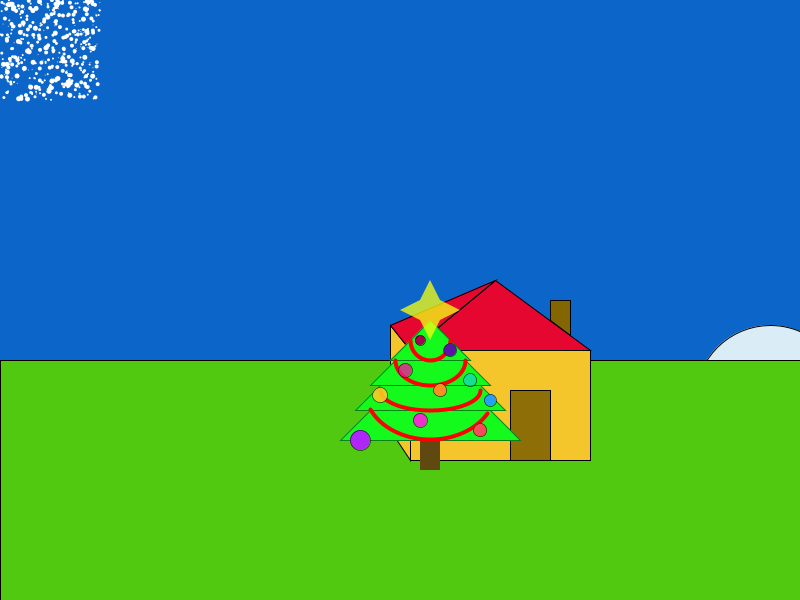
Frame 1 (no input)
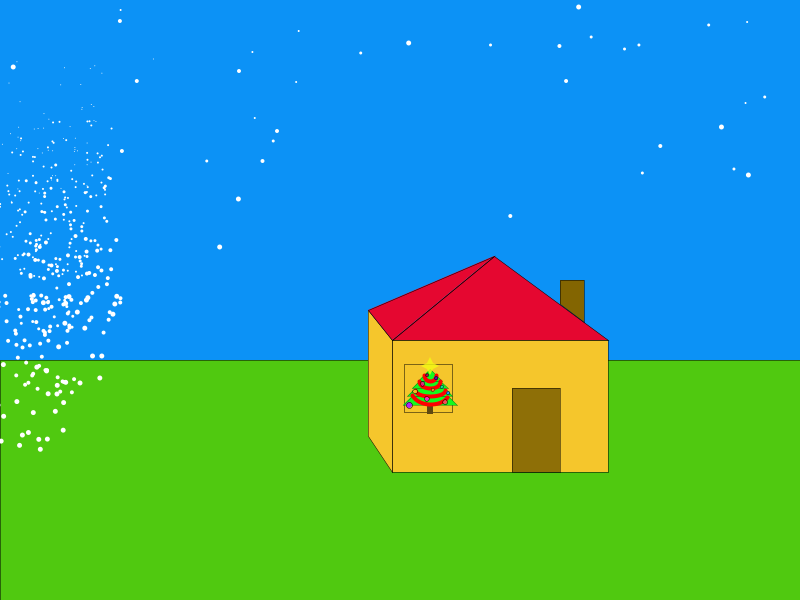
Frame 60 (the mouse pressed at the canvas centre just before this capture)
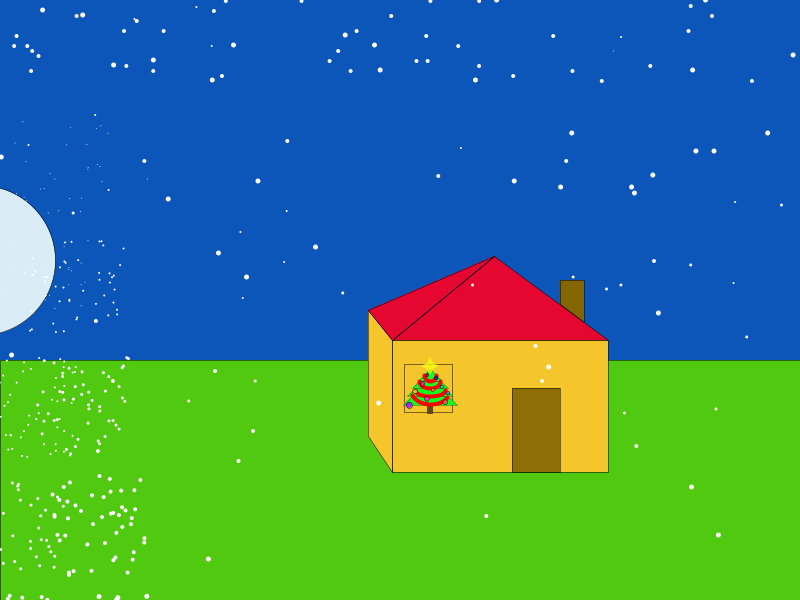
Frame 120 (the mouse held since frame 60 and released just before this capture)

The Processing sketch that drew these frames (run headless with seeded random() and noise(); from frame 60 on, the mouse is pressed at the canvas centre):

// Processing sketch: Isaf_project02
// ── Isaf_project02.pde
//Michael Isaf
//Actor class: Project 02
//Making classes

//instances of actor
//Actor rebecca = new Actor(300, 200);
Actor ground = new Actor(0, 360);
//Actor michael = new Actor(200, 200);
Tree rebecca = new Tree(430, 390);
//Actor guy = new Actor(250, 150);
Actor test = new Actor(300, 200);
Snow snow = new Snow();
House guy = new House(500, 400);
Moon michael = new Moon(770, 400);
float g = 100;
float b = 200;


//setup function
void setup() {
  size(800, 600);
  background(240, 240, 240);
  
  //set rebecca's values
  rebecca.setColor(0, 0, 255); //blue
  rebecca.setPenColor(255, 0, 0); //red
  rebecca.wid = 100;
  rebecca.hie = 100;
  rebecca.setDX(10);
  rebecca.setDY(10);
  
  //set ground's values
  ground.setColor(80, 201, 16); //green
  ground.wid = 800;
  ground.hie = 600;
  
  
//  joshua.setDX(15);
//  joshua.setDY(15);
  
  //set michael's values
  michael.setColor(55, 232, 5);
  michael.wid = 30;
  michael.hie = 35;
  michael.setDX(20);
  michael.setDY(20);
  michael.velocity = 1;
  michael.direction = 270;
  
  //set test's values
  test.velocity = -5;
  test.direction = -45;
  
  //set guy's values
  guy.setColor(55, 5, 240);
  guy.wid = 30;
  guy.hie = 35;
  guy.setDX(20);
  guy.setDY(20);
  
  
}

//draw function
void draw() {
  
  //make background get brighter as moon gets higher in sky
  //i can't get it to work totally
  if(michael.dy < 1.3) { 
    g -= 1;
    b -= 1;
  }
  else {
    b += 1;
    g += 1;
  }
  
//  background(12, g, b);
//  
//  if(michael.dy > 100) {
//    b += -1;
//    g += -1;
//  }

  background(12, g, b);

  

//  rebecca.drawRect();
//  rebecca.move();
//  rebecca.bounceEdge();
  
//  joshua.drawRect();
//  joshua.move();
//  joshua.bounceEdge();
  
//  michael.drawEllipse();
  
//  guy.drawTri();


//  test.move();
//  test.drawEllipse();
//  test.turn(5);
 
  michael.drawMoon();
  michael.move();
  michael.turn(5);
 
  ground.drawRect();
  guy.drawHouse();
  
  snow.makeSnow();
  rebecca.drawTree();
  
  
  
  
  
}

// ── Actor.pde
//Actor class
//michael Isaf

class Actor {
  
  //fields
  float x;
  float y; 
    //colors for fill
  int fillRed= 0;
  int fillGreen= 0;
  int fillBlue= 0;
    //colors for pen
  int penRed= 0; 
  int penGreen= 0; 
  int penBlue= 0;
    //dimensions of class
  int size= 10;
  int wid= 50;
  int hie= 50;
  float dx= 0;
  float dy= 0;
  
  float velocity = 0;
  float direction = 0;
 
 //oconstructor 1
  public Actor(float xPos, float yPos){
    x= xPos;
    y= yPos;
   
  }
 
 //constructor blank
  public Actor() {
  } 
  
  //set fill and pen color
  void setColor(int r, int g, int b) {
    fillRed= r;
    fillGreen= g;
    fillBlue= b;
    
  }
  
  void setPenColor(int r, int g, int b) {
    penRed= r;
    penGreen=g; 
    penBlue= b;
    
  }
  
  //move and goTo functions
  void move() {
    computeVector();
    x = x - dx;
    y = y + dy;
    
  }
    
   void goTo(float xPos, float yPos) {
     x = xPos;
     y = yPos;
     
   }
   
   //bounceEdge
   void bounceEdge() {
     if (x > width || x < 0) {
       //dx = dx * -1;
       direction -= 2 * (0 + direction);
     }
     if (y> height || y < 0) {
       //dy = dy * -1;
       direction -= 2 * (90 - direction);
     }
   }
     
    //setDX and setDY
    void setDX(int xVel) {
      dx = xVel;
    }
    
    void setDY(int yVel) {
      dy = yVel;
    }
    
    //rectangle function 
    void drawRect() {
      stroke(penRed, penGreen, penBlue);
      fill(fillRed, fillGreen, fillBlue);
      rect(x, y, wid, hie);
    }
    
    //ellipse function
    void drawEllipse() {
      stroke(penRed, penGreen, penBlue);
      fill(fillRed, fillGreen, fillBlue);
      ellipse(x, y, wid, hie);
    }
      
    //triangle function
    void drawTri() {
      stroke(penRed, penGreen, penBlue);
      fill(fillRed, fillGreen, fillBlue);
      triangle(x, y, x + wid, y, x + (wid/2), y + hie);
    }
    
//    void drawSky(int i) {
//      i= 255+ Moon.yPos;
    
//    fill(31, 152, i);
//    rect(0, 0, width, height);
    
//  }
  
  public void computeVector() {
    dx = velocity * 16*cos(radians(direction*(.4)));
    dy = velocity * 16*sin(radians(direction*(.4)));
    
  } //end compute Vector
  
  public void turn(float t) {
    direction += -t; //changes the direction ofo the object by t
    
  } //end turn
  
} //end actor

// ── House.pde
//michael isaf
//House class will extend actor

class House extends Actor {
  //no new feilds 
  
  public House(float xPos, float yPos) {
     super(xPos, yPos); //calls Actor class constructor
    
  }
  
  void drawHouse() {
    int s = size;
    size = 12;
    
    //body of house
      //face of house
    fill(245, 198, 44);
    rect(x-9*s, y-5*s, 18*s, 11*s);
      //side of house
    quad(x-11*s, y-7.5*s, x-9*s, y-5*s, x-9*s, y+6*s, x-11*s, y+3*s);
    
    //draw window
    fill(0, 0, 0, 0);
    rect(x-8*s, y-3*s, 4*s, 4*s);
    
    //draw door
    fill(142, 111, 7);
    rect(x+1*s, y-1*s, 4*s, 7*s);   
   
    //draw roof
      //front part
    fill(229, 7, 48);
    triangle(x-.5*s, y-12*s, x+9*s, y-5*s, x-9*s, y-5*s); 
      //side part
    triangle(x-.5*s, y-12*s, x-9*s, y-5*s, x-11*s, y-7.5*s);
    
    //chimney 
    fill(131, 101, 1);
    quad(x+7*s, y-10*s, x+7*s, y-6.5*s, x+5*s, y-8*s, x+5*s, y-10*s);
   
    
    
  } //end void draw
  
} //end actor

// ── Moon.pde
//Michael Isaf
//Class extends actor

class Moon extends Actor {
  //no new feilds 
  
  public Moon(float xPos, float yPos) {
     super(xPos, yPos); //calls Actor class constructor
    
  }
  
  void drawMoon() {
    int s = size;
    
    fill(218, 236, 245);
    ellipse(x, y, 15*s, 15*s);
    
  }
  
//  void drawSky(int i) {
//      i= 255+ Moon.yPos;
//    
//    fill(31, 152, i);
//    rect(0, 0, width, height);
//    
//  }
  
} //ends class

// ── Snow.pde
//snow class
//Michael Isaf

class Snow {
  
  //fields
  int quantity = 400;
  float [] xPosition = new float[quantity];
  float [] yPosition = new float[quantity];
  int [] flakeSize = new int[quantity];
  int [] direction = new int[quantity];
  int minFlakeSize = 1;
  int maxFlakeSize = 5;
  
  //constructor 1
  public Snow() {

    for(int i = 0; i < quantity; i++) {
      flakeSize[i] = round(random(minFlakeSize, maxFlakeSize));
      xPosition[i] = random(0, width);
      yPosition[i] = random(0, height);
      direction[i] = round(random(0, 1));
    }
  }
  
  //snow function 
  void makeSnow() {
    fill(255, 255, 255);
    noStroke();
    smooth();
    for(int i = 0; i < xPosition.length; i++) {
        
      ellipse(xPosition[i], yPosition[i], flakeSize[i], flakeSize[i]);
    
      if(direction[i] == 0) {
        xPosition[i] += map(flakeSize[i], minFlakeSize, maxFlakeSize, .1, .5);
    }  
      else {
      xPosition[i] -= map(flakeSize[i], minFlakeSize, maxFlakeSize, .1, .5);
    }
    
    yPosition[i] += flakeSize[i] + direction[i]; 
    
    if(xPosition[i] > width + flakeSize[i] || xPosition[i] < -flakeSize[i] || yPosition[i] > height + flakeSize[i]) {
      xPosition[i] = random(0, width);
      yPosition[i] = -flakeSize[i];
    }
    
   }
   
  }
  
} //end snow

// ── tree.pde
//Tree class will extend actor 
//Michael Isaf

class Tree extends Actor {
  // no new fields
  
  public Tree(float xPos, float yPos) {
    super(xPos, yPos); //calls Actor class constructor
    
  }
  
  void drawTree() {
    int s = size;
    size = 3;
  
  //draw stump
  fill(95, 73, 17);
  rect(x-1*s, y+5*s, 2*s, 3*s);
  
  //bottom part of tree
  fill(20, 250, 29);
  stroke(5, 129, 24);
  //strokeWieght(
  quad(x-6*s, y+2*s, x+6*s, y+2*s, x+9*s, y+5*s, x-9*s, y+5*s);
  
  //part 2 of tree
  quad(x-5*s, y-.5*s, x+5*s, y-.5*s, x+7.5*s, y+2*s, x-7.5*s, y+2*s);
  
  //part 3 of tree
  quad(x-3.5*s, y-3*s, x+3.5*s, y-3*s, x+6*s, y-.5*s, x-6*s, y-.5*s);
  
  //top of tree
  triangle(x-4*s, y-3*s, x, y-7*s, x+4*s, y-3*s);
  
  //parts of the star
  fill(242, 250, 20, 200);
  stroke(0, 0, 0, 0);
    //mid of star
  rect(x-1*s, y-9*s, 2*s, 2*s);
    //bottom ray
  triangle(x-1*s, y-7*s, x+1*s, y-7*s, x, y-5*s);
    //right ray
  triangle(x+1*s, y-7*s, x+3*s, y-8*s, x+1*s, y-9*s);
    //top ray
  triangle(x-1*s, y-9*s, x+1*s, y-9*s, x, y-11*s);
    //left ray
  triangle(x-1*s, y-9*s, x-3*s, y-8*s, x-1*s, y-7*s);
    
  //garland
  fill(0, 0, 0, 0);
  strokeWeight(4);
  stroke(255, 0, 0);
    //arc 1
  arc(x, y, 13*s, 10*s, .5, PI/1.15);
    //Arc 2
  arc(x, y, 10*s, 4*s, 0, PI);
    //arc 3
  arc(x, y-3*s, 7*s, 5*s, 0, PI);
    //arc 4
  arc(x, y-5*s, 4*s, 4*s, 0, PI);
  
  //ornaments
  fill(0, 0, 255, 200);
  strokeWeight(.5);
  stroke(0, 0, 0);
    //cirlce 1
  fill(170, 0, 80);
  ellipse(x-1*s, y-5*s, 1*s, 1*s);
    //circle 2
  fill(90, 20, 170);
  ellipse(x+2*s, y-4*s, 1.25*s, 1.25*s);
    //circle 3
  fill(242, 22, 151, 200);
  ellipse(x-2.5*s, y-2*s, 1.4*s, 1.4*s);
    //cricle 4
  fill(23, 202, 232, 150);
  ellipse(x+4*s, y-1*s, 1.3*s, 1.3*s);
    //Circle 5
  fill(252, 141, 36, 250);
  ellipse(x+1*s, y, 1.3*s, 1.3*s);
    //cirlce 6
  fill(252, 202, 36, 230);
  ellipse(x-5*s, y+.5*s, 1.5*s, 1.5*s);
    //circle 7
  fill(36, 156, 252, 240);
  ellipse(x+6*s, y+1*s, 1.2*s, 1.2*s);
    //circle 8
  fill(176, 36, 252, 250);
  ellipse(x-7*s, y+5*s, 2*s, 2*s);
    //circle 9
  fill(252, 36, 213, 240);
  ellipse(x-1*s, y+3*s, 1.4*s, 1.4*s);
    //cirlce 10
  fill(247, 75, 89, 255);
  ellipse(x+5*s, y+4*s, 1.35*s, 1.35*s);
  
}
  
} //end Tree
